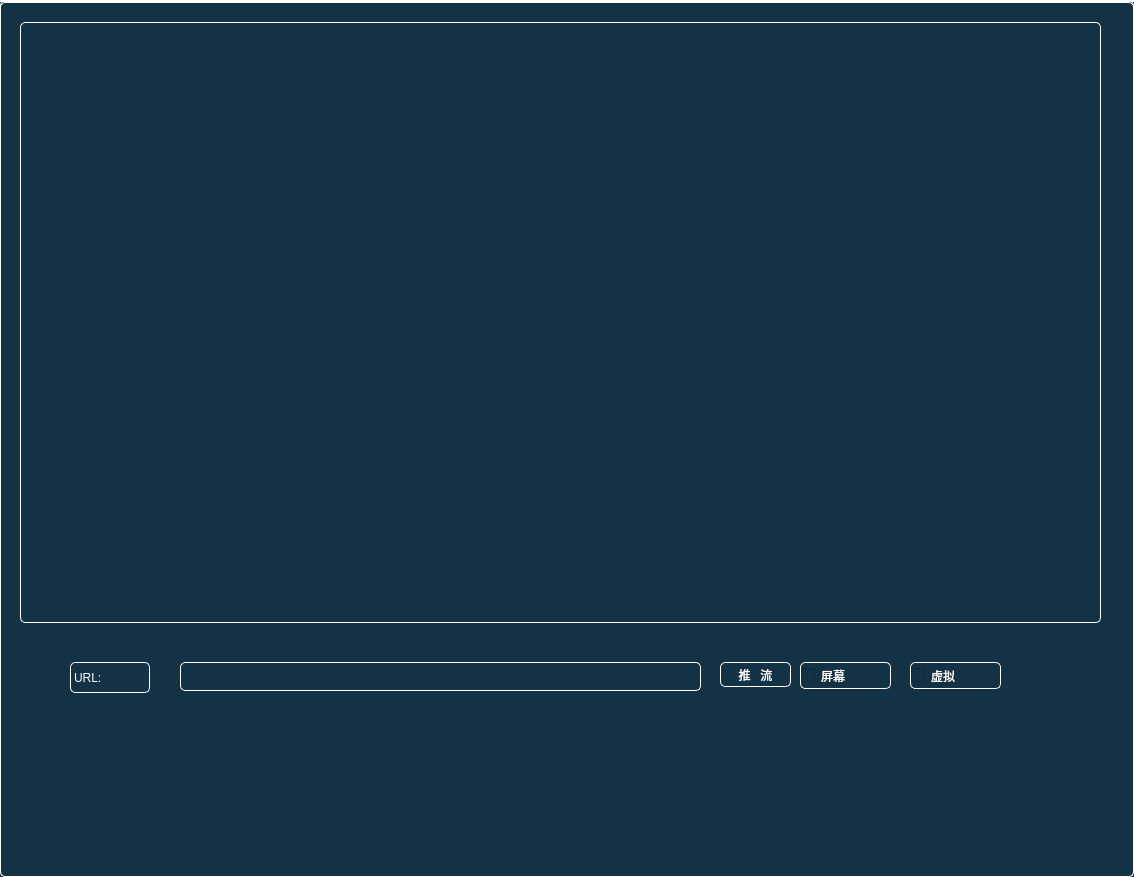
<?xml version="1.0" encoding="UTF-8"?>
<ui version="4.0">
 <class>RecordMainWindow</class>
 <widget class="QMainWindow" name="RecordMainWindow">
  <property name="geometry">
   <rect>
    <x>0</x>
    <y>0</y>
    <width>1134</width>
    <height>877</height>
   </rect>
  </property>
  <property name="windowTitle">
   <string>Webrtc直播系统</string>
  </property>
  <property name="styleSheet">
   <string notr="true">QWidget, QLabel{
                        color:white;
                        border: 1px solid white;
                        padding:0;
                        border-radius:5px;
							background-color:rgb(20,50,70);
                      /**  background-color:rgba(250,170,0,150);**/
  }

/*TabWidget*/
QTabWidget{
/*给tabwidget设置etAttribute(Qt::WA_StyledBackground)*/
border: 1px solid white;
background-color:rgb(20,50,70);
}
QTabWidget::tab-bar{
alignment:left;
left:1px;
}
QTabWidget::pane { 
/*background-color:rgb(20,50,70);*/
border:1px solid white;
} 
QTabBar{
/*只有有按钮的地方才是tabbar，空白处是tabwidget的*/
background-color:white;
}
QTabBar::tab{/*页签*/
min-height:28px;
padding:0 10px;
border:0;
margin:1px 1px 0 0;
background-color:rgb(20,50,70);
}
QTabBar::tab:first{
margin-left:1px;
}
QTabBar::tab:hover{
color:cyan;
}
QTabBar::tab:selected{
background-color: rgb(20, 100, 150);
}
QTabBar::tab:selected:hover{
}

QTabBar::tear{
}
QTabBar::scroller{
}
QMenu {
     background-color: rgb(20,50,70); /* sets background of the menu 设置整个菜单区域的背景色，我用的是白色：white*/
     border: 1px solid white;/*整个菜单区域的边框粗细、样式、颜色*/
 }
  
 QMenu::item {
     /* sets background of menu item. set this to something non-transparent
         if you want menu color and menu item color to be different */
     background-color: transparent;
     padding:8px 32px;/*设置菜单项文字上下和左右的内边距，效果就是菜单中的条目左右上下有了间隔*/
     margin:0px 8px;/*设置菜单项的外边距*/
     border-bottom:1px solid #DBDBDB;/*为菜单项之间添加横线间隔*/
 }
  
 QMenu::item:selected { /* when user selects item using mouse or keyboard */
     background-color: #2dabf9;/*这一句是设置菜单项鼠标经过选中的样式*/
 }</string>
  </property>
  <widget class="QWidget" name="centralwidget">
   <widget class="QPushButton" name="m_b_rec">
    <property name="geometry">
     <rect>
      <x>720</x>
      <y>660</y>
      <width>71</width>
      <height>25</height>
     </rect>
    </property>
    <property name="text">
     <string>推   流</string>
    </property>
   </widget>
   <widget class="QFrame" name="vdMain">
    <property name="geometry">
     <rect>
      <x>20</x>
      <y>20</y>
      <width>1081</width>
      <height>601</height>
     </rect>
    </property>
    <property name="frameShape">
     <enum>QFrame::StyledPanel</enum>
    </property>
    <property name="frameShadow">
     <enum>QFrame::Raised</enum>
    </property>
   </widget>
   <widget class="QCheckBox" name="m_c_vr">
    <property name="geometry">
     <rect>
      <x>910</x>
      <y>660</y>
      <width>91</width>
      <height>27</height>
     </rect>
    </property>
    <property name="text">
     <string>虚拟</string>
    </property>
   </widget>
   <widget class="QCheckBox" name="m_c_screen">
    <property name="geometry">
     <rect>
      <x>800</x>
      <y>660</y>
      <width>91</width>
      <height>27</height>
     </rect>
    </property>
    <property name="text">
     <string>屏幕</string>
    </property>
   </widget>
   <widget class="QLabel" name="m_l_url">
    <property name="geometry">
     <rect>
      <x>70</x>
      <y>660</y>
      <width>80</width>
      <height>31</height>
     </rect>
    </property>
    <property name="text">
     <string>URL:</string>
    </property>
   </widget>
   <widget class="QLineEdit" name="m_url">
    <property name="geometry">
     <rect>
      <x>180</x>
      <y>660</y>
      <width>521</width>
      <height>29</height>
     </rect>
    </property>
   </widget>
  </widget>
  <widget class="QMenuBar" name="menubar">
   <property name="geometry">
    <rect>
     <x>0</x>
     <y>0</y>
     <width>1134</width>
     <height>34</height>
    </rect>
   </property>
  </widget>
 </widget>
 <resources/>
 <connections/>
</ui>
